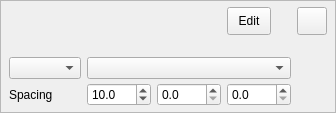
<?xml version="1.0" encoding="UTF-8"?>
<ui version="4.0">
 <class>SpatialControllerCardWidget</class>
 <widget class="QWidget" name="SpatialControllerCardWidget">
  <attribute name="connectSlotsByName">
   <bool>false</bool>
  </attribute>
  <layout class="QGridLayout" name="outerLayout">
   <property name="leftMargin">
    <number>0</number>
   </property>
   <property name="topMargin">
    <number>0</number>
   </property>
   <property name="rightMargin">
    <number>0</number>
   </property>
   <property name="bottomMargin">
    <number>0</number>
   </property>
   <property name="spacing">
    <number>0</number>
   </property>
   <item row="0" column="0">
    <widget class="QFrame" name="cardFrame">
     <property name="frameShape">
      <enum>QFrame::StyledPanel</enum>
     </property>
     <property name="frameShadow">
      <enum>QFrame::Sunken</enum>
     </property>
     <property name="sizePolicy">
      <sizepolicy hsizetype="Preferred" vsizetype="Minimum">
       <horstretch>0</horstretch>
       <verstretch>0</verstretch>
      </sizepolicy>
     </property>
     <layout class="QGridLayout" name="innerLayout">
      <property name="leftMargin">
       <number>8</number>
      </property>
      <property name="topMargin">
       <number>6</number>
      </property>
      <property name="rightMargin">
       <number>8</number>
      </property>
      <property name="bottomMargin">
       <number>6</number>
      </property>
      <property name="horizontalSpacing">
       <number>6</number>
      </property>
      <property name="verticalSpacing">
       <number>4</number>
      </property>
      <item row="0" column="0" colspan="3">
       <widget class="PluginClickableLabel" name="nameLabel">
        <property name="sizePolicy">
         <sizepolicy hsizetype="Ignored" vsizetype="Preferred">
          <horstretch>1</horstretch>
          <verstretch>0</verstretch>
         </sizepolicy>
        </property>
        <property name="minimumSize">
         <size>
          <width>0</width>
          <height>0</height>
         </size>
        </property>
       </widget>
      </item>
      <item row="0" column="3">
       <widget class="QToolButton" name="editButton">
        <property name="text">
         <string>Edit</string>
        </property>
        <property name="sizePolicy">
         <sizepolicy hsizetype="Fixed" vsizetype="Fixed">
          <horstretch>0</horstretch>
          <verstretch>0</verstretch>
         </sizepolicy>
        </property>
        <property name="minimumSize">
         <size>
          <width>44</width>
          <height>28</height>
         </size>
        </property>
       </widget>
      </item>
      <item row="0" column="4">
       <widget class="QToolButton" name="actionButton">
        <property name="sizePolicy">
         <sizepolicy hsizetype="Fixed" vsizetype="Fixed">
          <horstretch>0</horstretch>
          <verstretch>0</verstretch>
         </sizepolicy>
        </property>
        <property name="minimumSize">
         <size>
          <width>30</width>
          <height>28</height>
         </size>
        </property>
        <property name="maximumSize">
         <size>
          <width>30</width>
          <height>28</height>
         </size>
        </property>
        <property name="autoRaise">
         <bool>false</bool>
        </property>
       </widget>
      </item>
      <item row="1" column="0" colspan="3">
       <widget class="QLabel" name="subtitleLabel">
        <property name="sizePolicy">
         <sizepolicy hsizetype="Ignored" vsizetype="Preferred">
          <horstretch>1</horstretch>
          <verstretch>0</verstretch>
         </sizepolicy>
        </property>
        <property name="minimumSize">
         <size>
          <width>0</width>
          <height>0</height>
         </size>
        </property>
        <property name="text">
         <string/>
        </property>
       </widget>
      </item>
      <item row="2" column="0">
       <widget class="QComboBox" name="granularityCombo"/>
      </item>
      <item row="2" column="1" colspan="3">
       <widget class="QComboBox" name="itemCombo"/>
      </item>
      <item row="3" column="0">
       <widget class="QLabel" name="spacingCaption">
        <property name="text">
         <string>Spacing</string>
        </property>
       </widget>
      </item>
      <item row="3" column="1">
       <widget class="QDoubleSpinBox" name="spacingXSpin">
        <property name="decimals">
         <number>1</number>
        </property>
        <property name="maximum">
         <double>1000.000000000000000</double>
        </property>
        <property name="value">
         <double>10.000000000000000</double>
        </property>
       </widget>
      </item>
      <item row="3" column="2">
       <widget class="QDoubleSpinBox" name="spacingYSpin">
        <property name="decimals">
         <number>1</number>
        </property>
        <property name="maximum">
         <double>1000.000000000000000</double>
        </property>
        <property name="value">
         <double>0.000000000000000</double>
        </property>
       </widget>
      </item>
      <item row="3" column="3">
       <widget class="QDoubleSpinBox" name="spacingZSpin">
        <property name="decimals">
         <number>1</number>
        </property>
        <property name="maximum">
         <double>1000.000000000000000</double>
        </property>
        <property name="value">
         <double>0.000000000000000</double>
        </property>
       </widget>
      </item>
     </layout>
    </widget>
   </item>
  </layout>
 </widget>
 <customwidgets>
  <customwidget>
   <class>PluginClickableLabel</class>
   <extends>QLabel</extends>
   <header>PluginClickableLabel.h</header>
  </customwidget>
 </customwidgets>
 <resources/>
 <connections/>
</ui>
